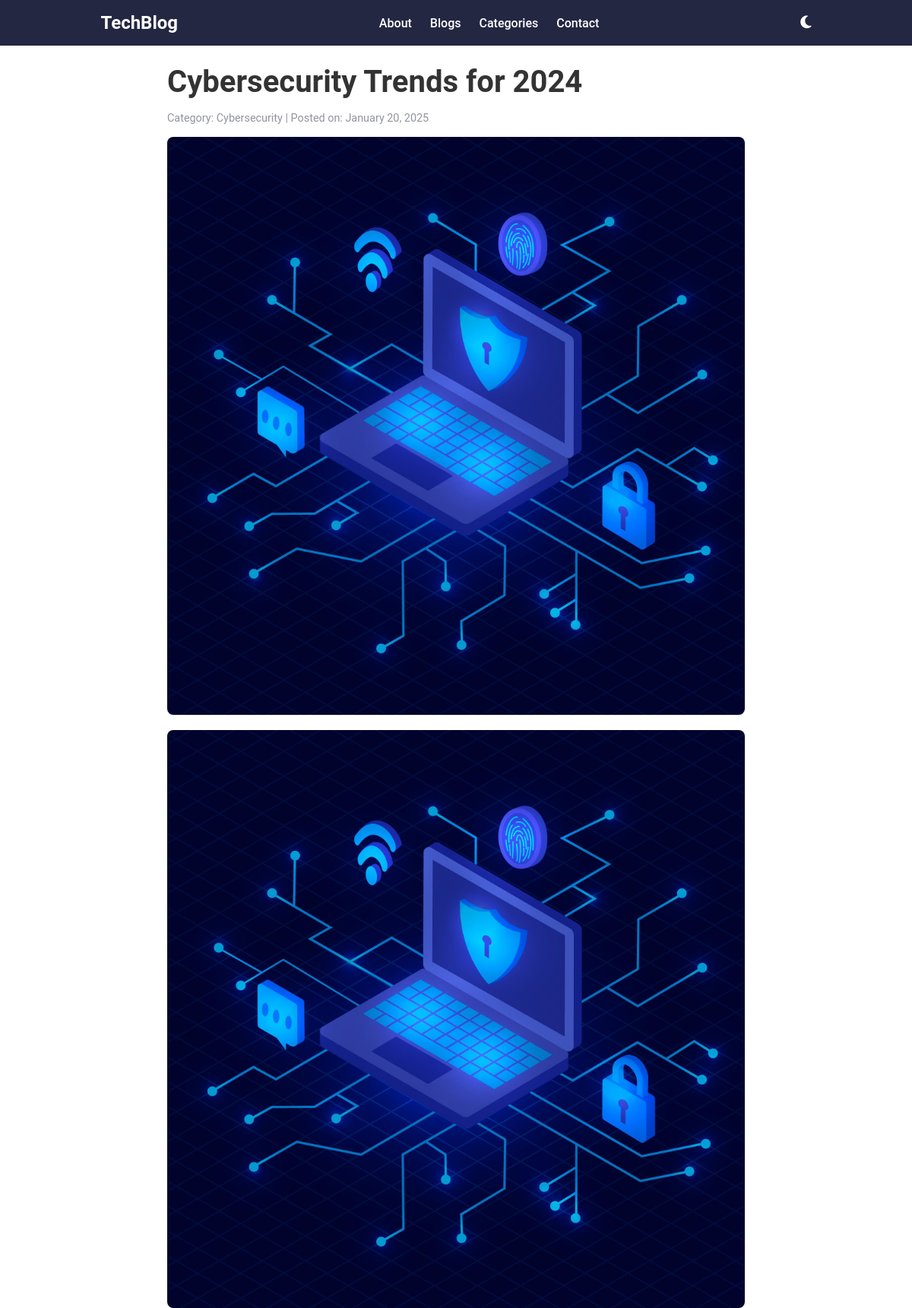
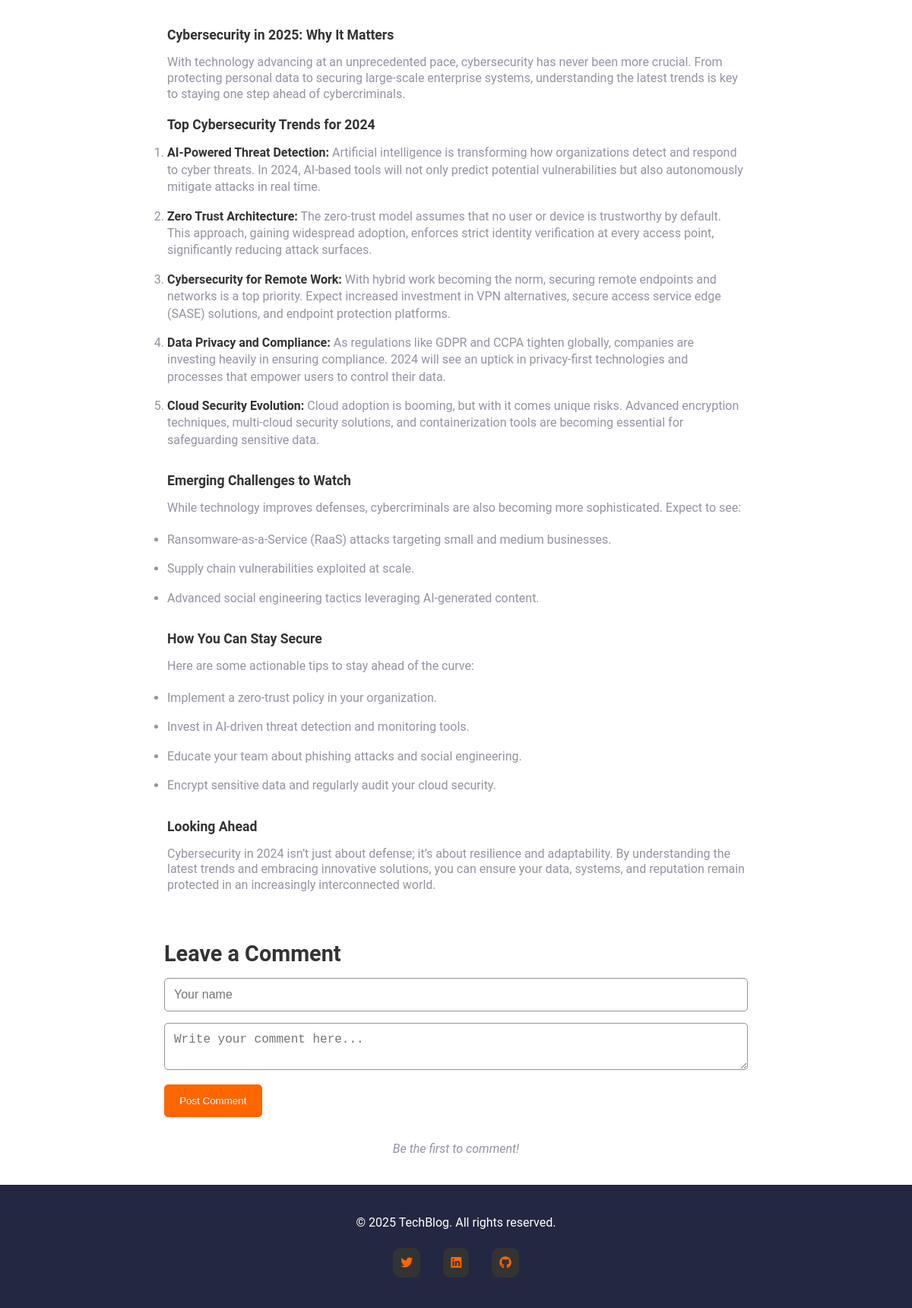
The page /post/5 on the database its author committed (2 pictures, top to bottom).
### models.py (models this page shows)
class Post(db.Model):
    __tablename__ = 'posts'
    id = db.Column(db.Integer, primary_key=True)
    title = db.Column(db.String(100), nullable=False)
    excerpt = db.Column(db.String(255), nullable=False)
    content = db.Column(db.Text, nullable=False)
    category = db.Column(db.String(50))
    date_posted = db.Column(db.DateTime, default=datetime.utcnow)
    comments = db.relationship('Comment', backref='post', lazy=True)
    image_url = db.Column(db.String(200), nullable=True)

### app.py (the view)
    @app.route("/post/<int:post_id>")
    def post(post_id):
        post = Post.query.get_or_404(post_id)
        comments = Comment.query.filter_by(post_id=post.id).all()
        return render_template("post.html", post=post, comments=comments)

### templates/post.html (shortened to what this page needs)
{% extends "base.html" %}
{% block content %}
<article class="blog-post">
  <h1>{{ post.title }}</h1>
  <p class="post-meta">
    <span>Category: {{ post.category }} |</span>
    <span>Posted on: {{ post.date_posted.strftime('%B %d, %Y') }}</span>
  </p>
  <img src="{{ post.image_url }}" alt="Image for {{ post.title }}" class="post-image">
  <div class="post-content">
    {{ post.content|safe }}
  </div>
</article>
<section id="comments" class="comments-section">
  <h2>Leave a Comment</h2>
  <form id="comment-form" method="POST" action="/add_comment/{{ post.id }}">
    <input type="text" name="username" class="comment-input" placeholder="Your name" required>
    <textarea name="content" class="comment-input" placeholder="Write your comment here..." required></textarea>
    <button type="submit" class="submit-comment-btn">Post Comment</button>
  </form>
  <div id="comment-list" class="comment-list">
    {% if comments %}
    {% for comment in comments %}
    <div class="comment">
      <div class="comment-header">
        <div class="avatar">{{ comment.username[0] | upper }}</div>
        <h3>{{ comment.username }}</h3>
      </div>
      <p class="comment-content">{{ comment.body }}</p>
      <p class="comment-date">Posted on: {{ comment.date_posted.strftime('%B %d, %Y at %I:%M %p') }}</p>
    </div>
    {% endfor %}
    {% else %}
    <p class="no-comments">Be the first to comment!</p>
    {% endif %}
  </div>
</section>
{% endblock %}

### static/css/styles.css (style rules this page uses)
:root { --background-color: hsl(0, 0%, 100%); --text-color: hsl(0, 0%, 20%); --logo-color: hsl(0, 0%, 100%); --link-color: hsl(24, 100%, 50%); --button-bg: hsl(24, 100%, 50%); --button-color: hsl(0, 0%, 100%); --grey: hsl(231, 7%, 60%); --charcoal-grey: hsl(235, 18%, 26%); --dark-slate-grey: hsl(234, 29%, 20%); }
body { background-color: var(--background-color); font-family: "Roboto", "Open Sans", sans-serif, "Lora"; color: var(--text-color); transition: background-color 0.3s ease, color 0.3s ease; }
* { margin: 0; padding: 0; box-sizing: border-box; }
.post-content h2 { font-size: 1.1rem; margin-bottom: 1rem; width: 100%; }
.post-excerpt, .post-content p { font-size: 1rem; color: var(--grey); margin-bottom: 20px; line-height: 1.3; }
.post-meta { font-size: 0.9rem; color: var(--grey); margin-top: 0.8rem; }
.features { list-style: disc; margin-bottom: 2rem; }
.features li, .features-ol li { color: var(--grey); margin-bottom: 1rem; line-height: 1.4; }
li strong { color: var(--text-color); }
.form-group, .features-ol { margin-bottom: 2rem; }
.blog-post { background-color: var(--background-color); padding: 20px; border-radius: 8px; margin-top: 4rem; max-width: 800px; margin: 0 auto; }
.blog-post h1 { font-size: 2.5rem; color: var(--text-color); margin-top: 4rem; margin-bottom: 1rem; }
.blog-post .post-meta { font-size: 0.9rem; color: var(--grey); margin-bottom: 1rem; }
.post-image { width: 100%; height: auto; border-radius: 8px; margin-bottom: 1rem; }
h2 { font-size: 1.8rem; margin-top: 1rem; margin-bottom: 1rem; }
.comments-section { margin-top: 1rem; padding: 0.4rem 1rem; border-radius: 8px; max-width: 800px; margin: 0 auto; }
.comments-section h2 { font-size: 1.8rem; margin-bottom: 15px; }
.comment-input { width: 100%; padding: 12px; font-size: 1rem; margin-bottom: 15px; border: 1px solid var(--grey); border-radius: 5px; }
.submit-comment-btn { padding: 0.8rem 1.2rem; background-color: var(--button-bg); color: var(--button-color); border: 1px solid var(--button-bg); border-radius: 5px; cursor: pointer; transition: background-color 0.4s ease; }
.comment-list { margin: 2rem 0; }
.no-comments { font-style: italic; color: var(--grey); text-align: center; margin-top: 1em; }

### rows shown on the page
Post: title "Cybersecurity Trends for 2024", category "Cybersecurity", date_posted "January 20, 2025", image_url (picture), content (picture), content "Cybersecurity in 2025: Why It Matters With technology advancing at an unprecedented pace, cybersecurity has never been more crucial. From protecting personal data to securing large-scale enterprise systems, understanding the latest trends is key to staying one step ahead of cybercriminals. Top Cybersecurity Trends for 2024 AI-Powered Threat Detection: Artificial intelligence is transforming how organizations detect and respond to cyber threats. In 2024, AI-based tools will not only predict potential vulnerabilities but also autonomously mitigate attacks in real time. Zero Trust Architecture: The zero-trust model assumes that no user or device is trustworthy by default. This approach,…"
